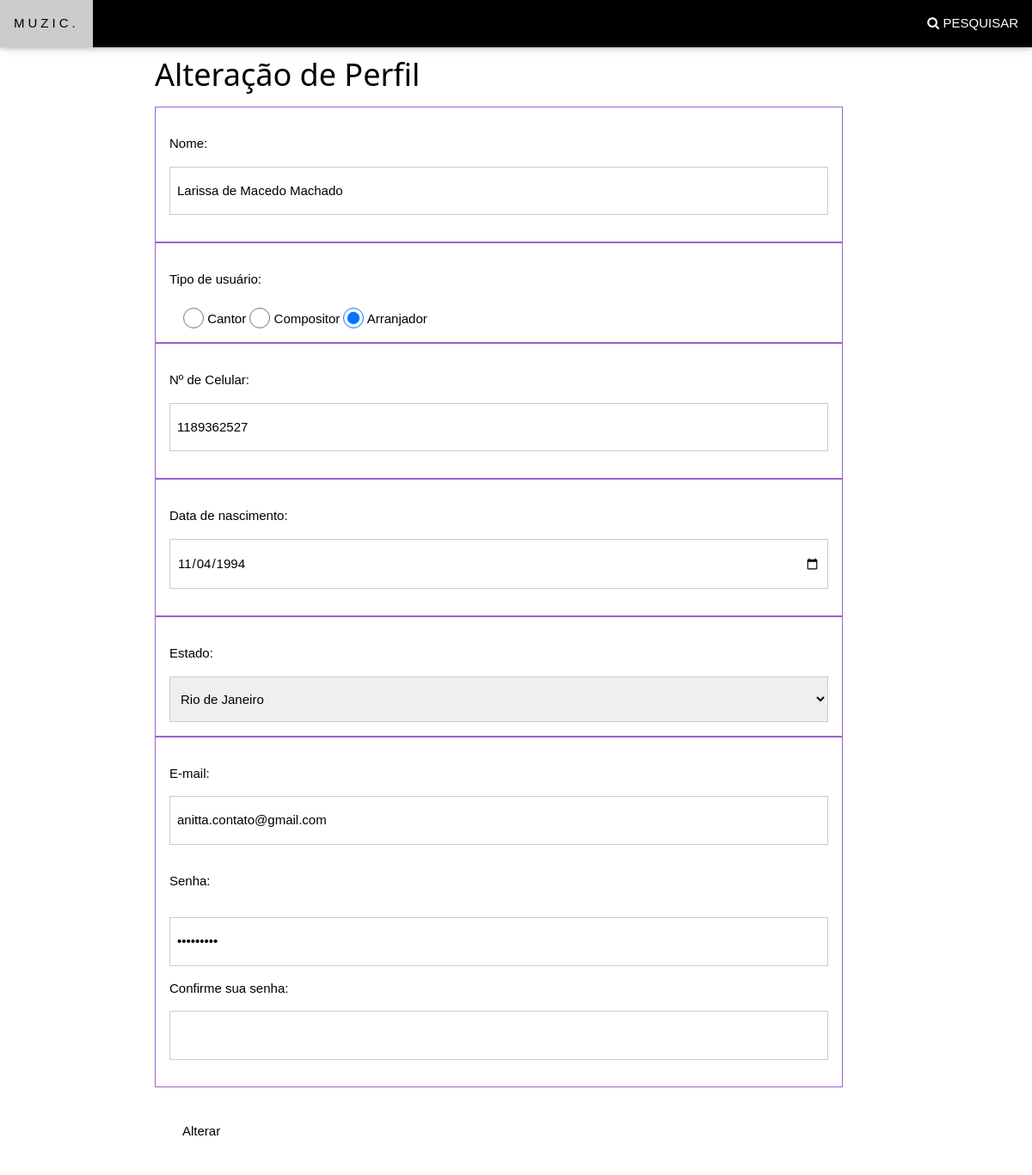
Page /Alteracoes/mostraUsuario.php (signed in) on the committed database.
### tables this page shows
CREATE TABLE `tb_usuario` (
  `cod_usuario` int(11) NOT NULL,
  `nome_usuario` varchar(100) NOT NULL,
  `tipo_usuario` varchar(50) NOT NULL,
  `data` date NOT NULL,
  `email` varchar(100) NOT NULL,
  `senha` varchar(32) NOT NULL,
  `celular` varchar(15) NOT NULL,
  `estado` varchar(50) NOT NULL
);

### Alteracoes/mostraUsuario.php (the view, shortened to what this page needs)
<!DOCTYPE html>
<html>
  <head>
  </head>
  <link rel="stylesheet" href="../w3.css">
  <link rel="stylesheet" href="../css.css">
  <link rel="stylesheet" href="https://cdnjs.cloudflare.com/ajax/libs/font-awesome/4.7.0/css/font-awesome.min.css">
  <link rel="stylesheet" href="../w3.css">
  <link rel="stylesheet" href="../css.css">
  <link rel="stylesheet" href="https://cdnjs.cloudflare.com/ajax/libs/font-awesome/4.7.0/css/font-awesome.min.css">
<?php
include 'config.php';
include 'SQLExecute.php';
$con = conectar();
$email = $_SESSION['email'];
$senha = $_SESSION['senha'];
    $sql = "SELECT * FROM tb_usuario where email like '$email' AND senha like '$senha'";
    $res = SQLExecute($con,$sql);
    $row = mysql_fetch_array($res);
?>
  <body>
  <div class="w3-top">
    <div class="w3-bar w3-black w3-card" id="myNavbar">
      <a href="/Principal/home.php" class="w3-bar-item w3-button w3-wide">MUZIC.</a>
      <div class="w3-right w3-hide-small">
        <button class="w3-bar-item w3-button"><i class="fa fa-search"></i> PESQUISAR </button>
      </div>
    </div>
  </div>
    <header><h1 style="margin-top: 5%; margin-left:15%">Alteração de Perfil </h1></header>
    <div style="margin-left: 15%" class="w3-twothird">
      <form action="altUsuario.php" name="Cadastro" method="POST">
        <div class="w3-container m2 w3-padding-16 w3-border-deep-purple w3-border">
          <p> Nome: </p>
          <p><input class="w3-input w3-border w3-padding-16" type="text" name="nome" value="<?php echo $row['nome_usuario']?>"></p>
        </div>
        <div class="w3-container m2 w3-padding-16 w3-border-deep-purple w3-border">
          <p>Tipo de usuário:</p>
          <div class="w3-container">
            <input class="w3-radio" type="radio" name="tipo" value="Cantor" checked="tipo_cantor()"> Cantor
            <input class="w3-radio" type="radio" name="tipo" value="Compositor" checked="tipo_comp()"> Compositor
            <input class="w3-radio" type="radio" name="tipo" value="Arranjador" checked="tipo_arra()"> Arranjador
          </div>
        </div>
        <div class="w3-container m2 w3-padding-16 w3-border-deep-purple w3-border">
          <p> Nº de Celular:</p>
          <p><input class="w3-input w3-border w3-padding-16 cel-sp-mask" value="<?php echo $row['celular']?>" type="text" name="tel" maxlength="14"></p>
        </div>
        <div class="w3-container m2 w3-padding-16 w3-border-deep-purple w3-border">
          <p>Data de nascimento:</p>
          <p><input class="w3-input w3-border w3-padding-16" type="date" value="<?php echo $row['data']?>" placeholder="Ex.: 01/04/1964" name="idade"></p>
        </div>
        <div class="w3-container m2 w3-padding-16 w3-border-deep-purple w3-border">
          <p> Estado: </p>
          <select name="estado" class="w3-input w3-border w3-padding-16 w3-combobox">
            <option value="<?php echo $row['estado']?>" name="<?php echo $row['estado']?>"><?php echo $row['estado']?></option>
          </select>
        </div>
        <div class="w3-container m2 w3-padding-16 w3-border-deep-purple w3-border">
          <p> E-mail: </p>
          <p><input type="text" name="email" value="<?php echo $row['email']?>" class="w3-input w3-border w3-padding-16"></p>
          <p class="w3-padding-16"> Senha: </p>
          <p><input type="password" name="senha" value="<?php echo $row['senha']?>" class="w3-input w3-border w3-padding-16"></p>
          <p> Confirme sua senha: </p>
          <p><input type="password" name="senha2" class="w3-input w3-border w3-padding-16"></p>
        </div>
        <div class="w3-container m2 w3-padding-32">
          <input type="button" class="w3-button w3-hover-deep-purple" onclick="valida()" name="continuar" value="Alterar">
        </div>
      </form>
    </div>
  </body>
</html>

### w3.css (style rules this page uses)
html { box-sizing:border-box }
*,*:before,*:after { box-sizing:inherit }
html { -ms-text-size-adjust:100%;-webkit-text-size-adjust:100% }
body { margin:0 }
article,aside,details,figcaption,figure,footer,header,main,menu,nav,section,summary { display:block }
a { background-color:transparent;-webkit-text-decoration-skip:objects }
button,input,select,textarea { font:inherit;margin:0 }
button,input { overflow:visible }
button,select { text-transform:none }
button,html [type=button],[type=reset],[type=submit] { -webkit-appearance:button }
[type=checkbox],[type=radio] { padding:0 }
html,body { font-family:Verdana,sans-serif;font-size:15px;line-height:1.5 }
html { overflow-x:hidden }
h1 { font-size:36px }
h1,h2,h3,h4,h5,h6 { font-family:"Segoe UI",Arial,sans-serif;font-weight:400;margin:10px 0 }
.w3-wide { letter-spacing:4px }
a { color:inherit }
.w3-btn,.w3-button { border:none;display:inline-block;padding:8px 16px;vertical-align:middle;overflow:hidden;text-decoration:none;color:inherit;background-color:inherit;text-align:center;cursor:pointer;white-space:nowrap }
.w3-btn,.w3-button { -webkit-touch-callout:none;-webkit-user-select:none;-khtml-user-select:none;-moz-user-select:none;-ms-user-select:none;user-select:none }
.w3-input { padding:8px;display:block;border:none;border-bottom:1px solid #ccc;width:100% }
.w3-check,.w3-radio { width:24px;height:24px;position:relative;top:6px }
.w3-bar { width:100%;overflow:hidden }
.w3-bar .w3-bar-item { padding:8px 16px;float:left;width:auto;border:none;display:block;outline:0 }
.w3-bar .w3-button { white-space:normal }
.w3-container:after,.w3-container:before,.w3-panel:after,.w3-panel:before,.w3-row:after,.w3-row:before,.w3-row-padding:after,.w3-row-padding:before, .w3-cell-row:before,.w3-cell-row:after,.w3-clear:after,.w3-clear:before,.w3-bar:before,.w3-bar:after { content:"";display:table;clear:both }
.w3-col,.w3-half,.w3-third,.w3-twothird,.w3-threequarter,.w3-quarter { float:left;width:100% }
@media (min-width:601px) { .w3-col.m8,.w3-twothird { width:66.66666% } }
.w3-top,.w3-bottom { position:fixed;width:100%;z-index:1 }
.w3-top { top:0 }
.w3-container,.w3-panel { padding:0.01em 16px }
.w3-card,.w3-card-2 { box-shadow:0 2px 5px 0 rgba(0,0,0,0.16),0 2px 10px 0 rgba(0,0,0,0.12) }
.w3-border { border:1px solid #ccc!important }
.w3-padding-16 { padding-top:16px!important;padding-bottom:16px!important }
.w3-padding-32 { padding-top:32px!important;padding-bottom:32px!important }
.w3-right { float:right!important }
.w3-black,.w3-hover-black:hover { color:#fff!important;background-color:#000!important }
.w3-border-deep-purple,.w3-hover-border-deep-purple:hover { border-color:#9C62CD!important }

### css.css (style rules this page uses)
.w3-bar .w3-button { padding: 16px; }

### rows in the picture
tb_usuario: nome "Larissa de Macedo Machado", tel "1189362527", idade "11/04/1994", estado "Rio de Janeiro", email "anitta.contato@gmail.com"
